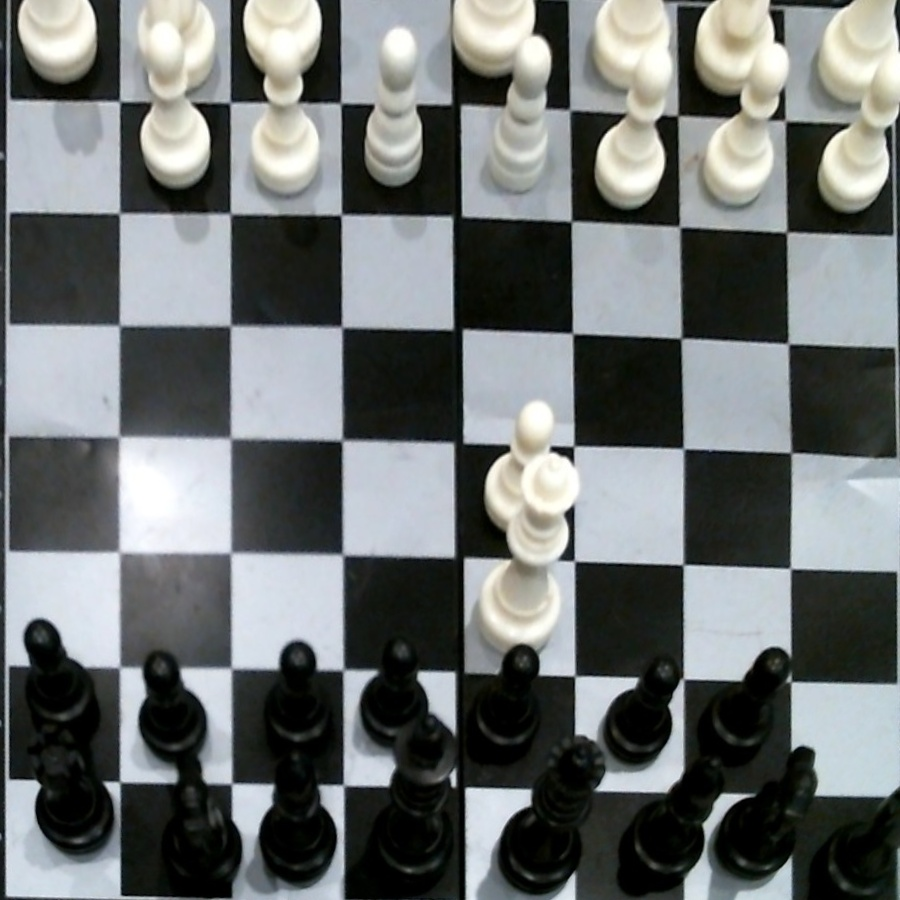
#> input picture trasformed_image.jpg, 900 x 900 px
$ python ChopAndIdentify.py
#> lines starting #> are read from the running program, lines starting #| are printed output that depends on the picture; after the words box and inside, x2 and y2 are one past the last pixel; in counts of white or black regions, pixels touching at a corner belong together
#> further down, transformed_image is the input picture: shape (900, 900, 3); mean B, G, R 113.1, 113.5, 109.4
import numpy as np
import cv2

def chop_image_into_squares(image, corners):
    # Convert corners to NumPy array if not already
    corners = np.array(corners, dtype=np.float32)

    # Define the number of rows and columns of squares
    rows = 8
    cols = 8

    # Calculate the step size for each row and column
    horizontal_step = (corners[1][0] - corners[0][0]) / cols
    vertical_step = (corners[2][1] - corners[0][1]) / rows

    # Draw red lines for the vertical grid lines
    for i in range(cols + 1):
        start_point = (int(corners[0][0] + i * horizontal_step), int(corners[0][1]))
        end_point = (int(corners[0][0] + i * horizontal_step), int(corners[0][1] + vertical_step * rows))
        cv2.line(image, start_point, end_point, (0, 0, 255), 2)
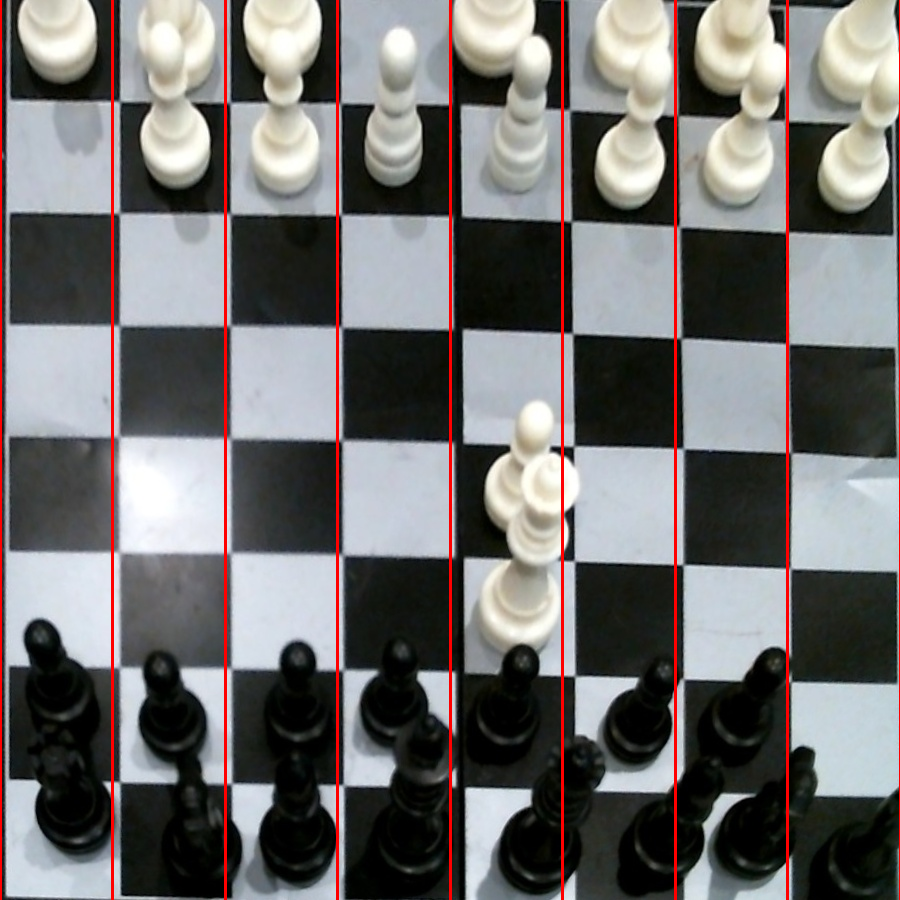
#> image: shape (900, 900, 3); mean B, G, R 110.2, 110.7, 113.5

    # Draw red lines for the horizontal grid lines
    for i in range(rows + 1):
        start_point = (int(corners[0][0]), int(corners[0][1] + i * vertical_step))
        end_point = (int(corners[0][0] + horizontal_step * cols), int(corners[0][1] + i * vertical_step))
        cv2.line(image, start_point, end_point, (0, 0, 255), 2)
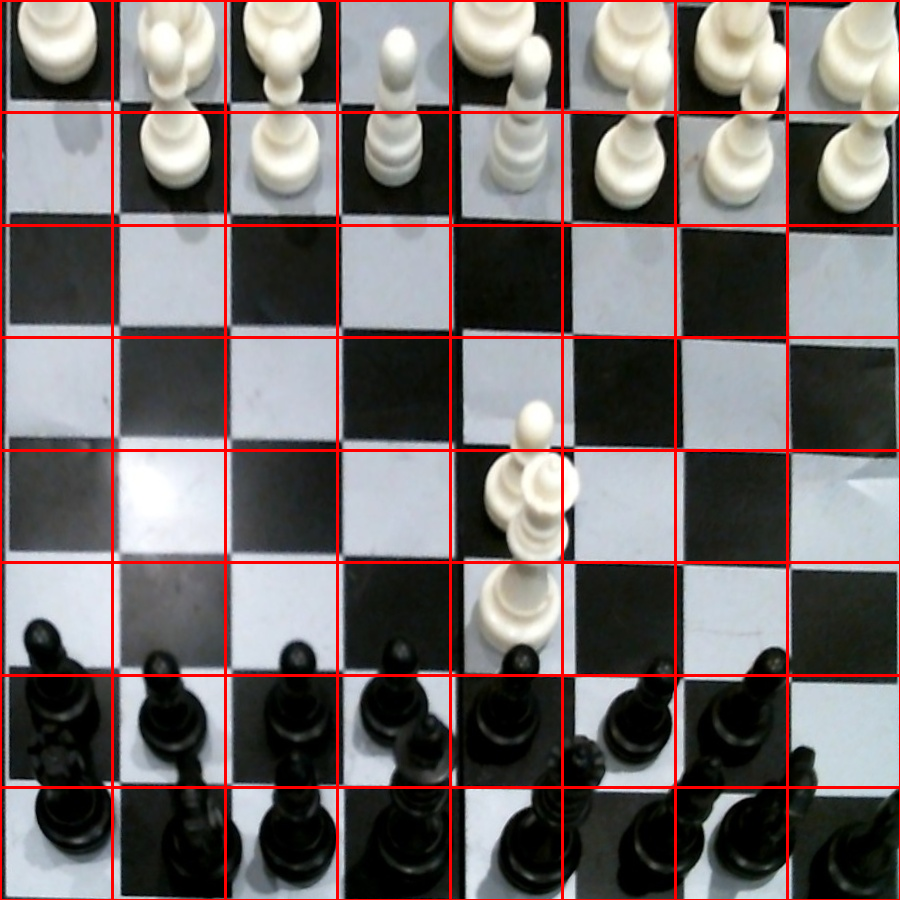
#> image: shape (900, 900, 3); 2.6% of pixels changed, all inside (x1, y1, x2, y2) = (2, 0, 899, 900)

    # Return the image with grid lines
    return image

# Load the transformed image
transformed_image = cv2.imread("trasformed_image.jpg")

# Define the corner coordinates of the quadrilateral
# You can use the returned corner coordinates from your existing function
corners = [[0., 0.], [900., 0.], [900., 900.], [0., 900.]]

# Draw grid lines directly on the transformed image
image_with_grid = chop_image_into_squares(transformed_image, corners)

# Display the image with grid lines
cv2.imshow("Image with Grid", image_with_grid)
cv2.waitKey(0)
cv2.destroyAllWindows()

$ run again, with images.jpeg copied over trasformed_image.jpg
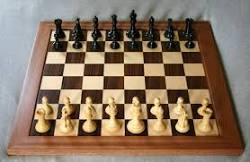
#> input picture images.jpeg, 250 x 162 px
#> transformed_image is the input picture: shape (162, 250, 3); mean B, G, R 99.2, 117.7, 137.8
#> after the loop in chop_image_into_squares, `for i in range(cols + 1):`:
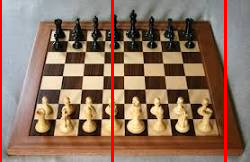
#> image: shape (162, 250, 3); mean B, G, R 95.6, 113.7, 141.5
#> after the loop in chop_image_into_squares, `for i in range(rows + 1):`:
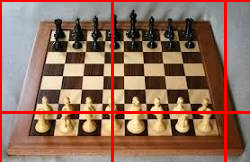
#> image: shape (162, 250, 3); 2.99% of pixels changed, all inside (x1, y1, x2, y2) = (2, 0, 250, 114)
